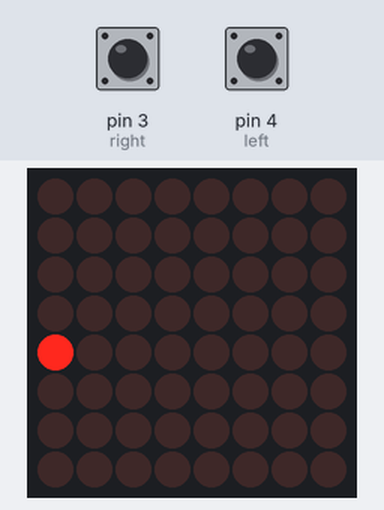
Simulated run of this sketch. Board: Arduino Uno, built with avr-gcc and run on an emulated ATmega328P. On the bench: 8×8 LED matrix. The test bench sets the inputs (shaded band); at power-on: pin 3 (right) HIGH, pin 4 (left) HIGH. Random numbers use the default seed unless the sketch sets one.

Above: at 1.2 s.
1.3 s: pin 3 (right) pulled LOW for 0.15 s
At 2.5 s:
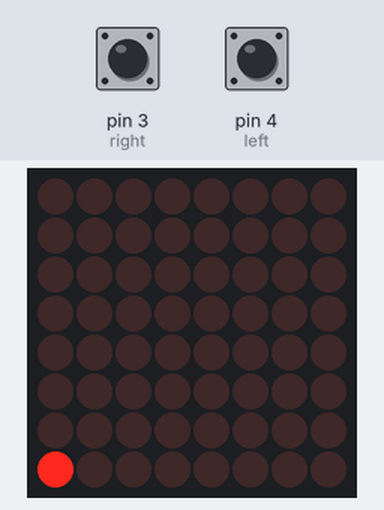
4.4 s: pin 4 (left) pulled LOW for 0.15 s
At 6.6 s:
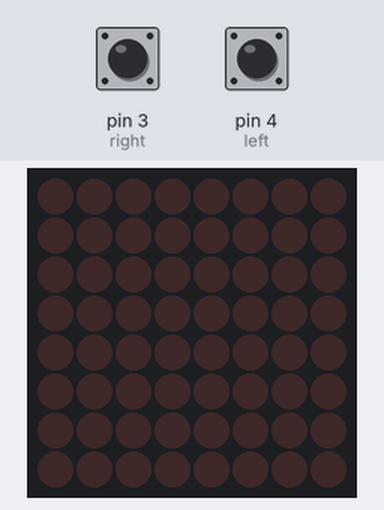
6.8 s: pin 4 (left) pulled LOW for 3.2 s
At 9.1 s:
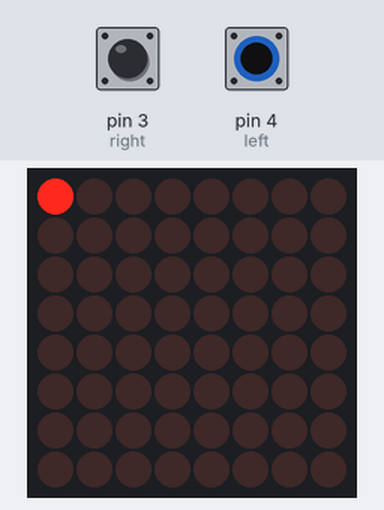
11.5 s: pin 3 (right) pulled LOW for 1 s
At 12.03 s:
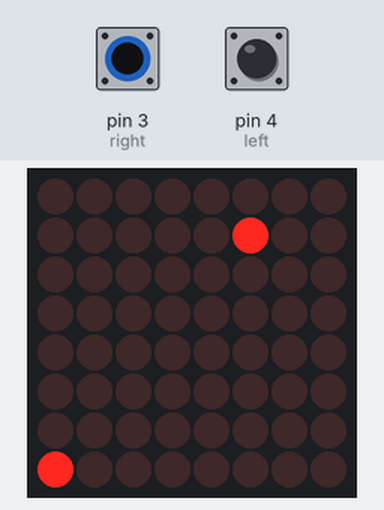
14.0 s: pin 3 (right) pulled LOW for 3.2 s
At 18.97 s:
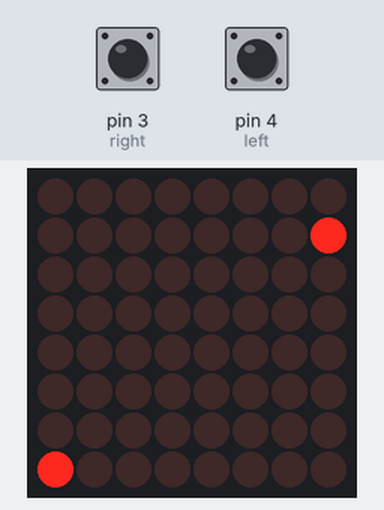
20.2 s: pin 4 (left) pulled LOW for 1 s
At 21.03 s:
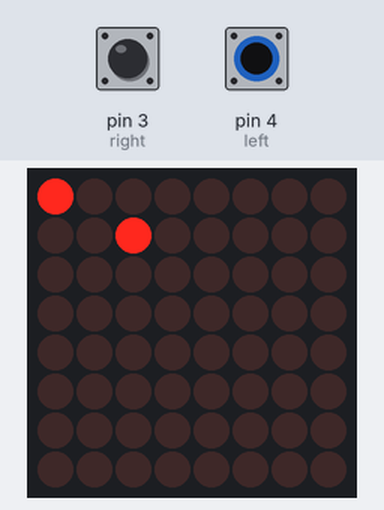
Timing chart, 0 to 23.2 s (numbered marks = the images above; inputs shaded):
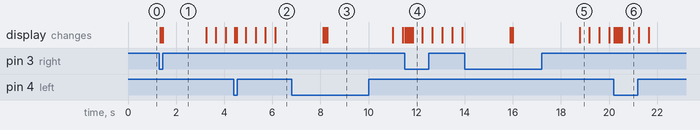

Measured:
- what the display in image 4 shows lasts 0.4 s, from 11.8 s to 12.2 s

The sketch:

invader.ino
```cpp
#include "LedControl.h"

LedControl lc=LedControl(10,8,9,1);  // Pins: DIN,CLK,CS, # of Display connected

const int left = 4;
const int right = 3;

int position;

int rows[] = {-1, -1, -1, -1, -1, -1, -1};

int speed;
int spawn;
int move = 0;

int caught = 0;
const int levelup = 5;

void setup()
{
  pinMode(left, INPUT_PULLUP);
  pinMode(right, INPUT_PULLUP);

  lc.shutdown(0,false);  // Wake up displays
  lc.setIntensity(0,5);  // Set intensity levels
  lc.clearDisplay(0);  // Clear Displays

  reset_vars();
}

void loop()
{

  if (speed == move) {
    /* Test colision */
    if (rows[0] != -1) {
      if (rows[0] == position) {
        caught = caught + 1;

        if ((caught % levelup) == 0) {
          speed = speed - 1;
        }
      } else {
        // Fail
        lc.clearDisplay(0);
        delay(2000);
        reset_vars();
      }
    }
    update_invaders();
    move = 0;
  } else {
    move = move + 1;
  }

  read_position();
}

void reset_vars()
{
  speed = 7;
  spawn = 0;
  move = 0;

  position = 4;

  for(int i = 0; i < 7; i++) {
    rows[i] = -1;
  }

  caught = 0;
}

void update_invaders()
{
  /* shift all rows down... */
  for (int i = 0; i < 6; i++) {
    lc.setLed(0, rows[i], i + 1, false);
    rows[i] = rows[i+1];
    lc.setLed(0, rows[i], i + 1, true);
  }

  if (spawn >= speed) {
    /* Generate new row */
    int pos = random(8);
    rows[6] = pos;
    spawn = 0;
  } else {
    /* Add blank row */
    rows[6] = -1;
    spawn = spawn + 1;
  }

  lc.setLed(0, rows[5], 7, false);
  lc.setLed(0, rows[6], 7, true);
}

void read_position()
{
  /* Read position */
  int move_l = digitalRead(left);
  int move_r = digitalRead(right);

  if (move_l != move_r) {
    if (move_l == LOW) {
      position = position > 0 ? position - 1 : 0;
    } else {
      position = position < 7 ? position + 1 : 7;
    }
  }

  lc.setColumn(0, 0, B00000000);
  lc.setLed(0, position, 0, true);

  delay(50);
}
```
